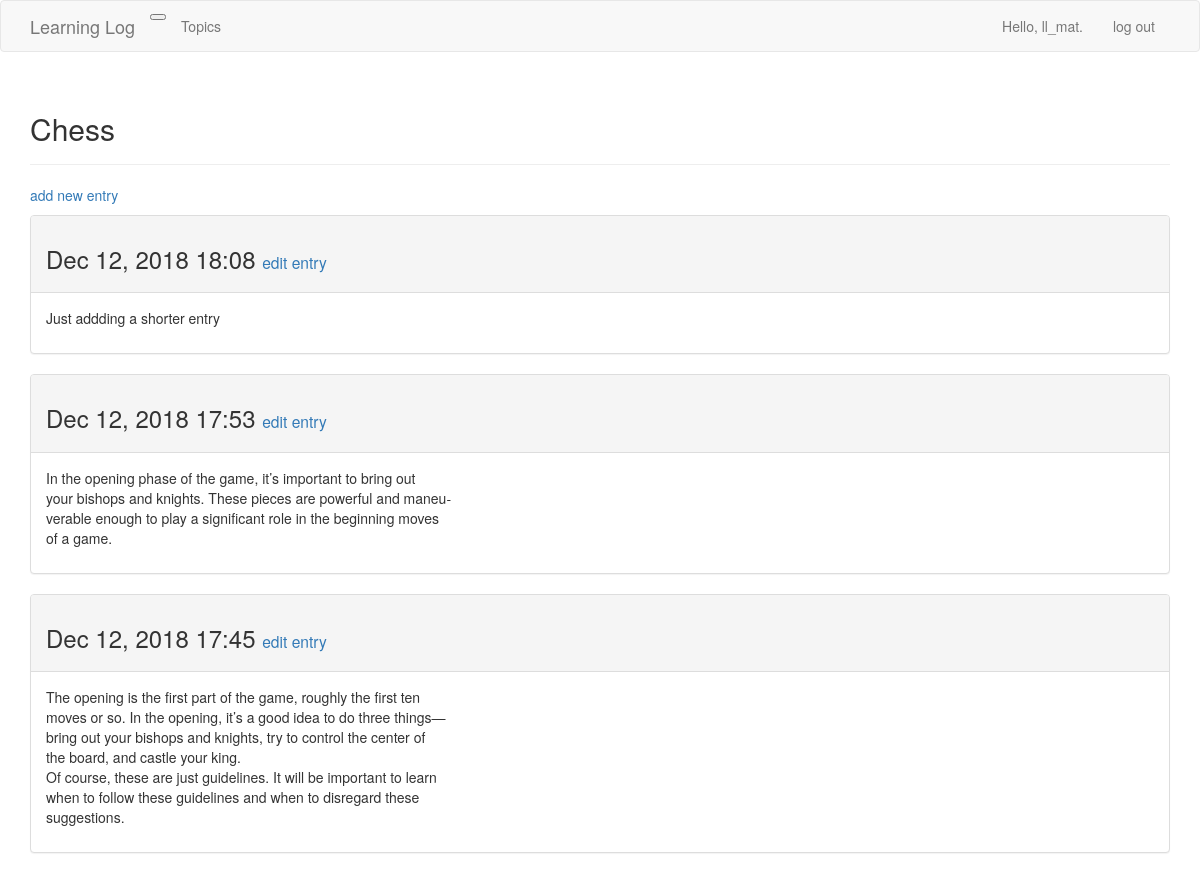
The page /topics/1/ (signed in) on the database as committed earlier.
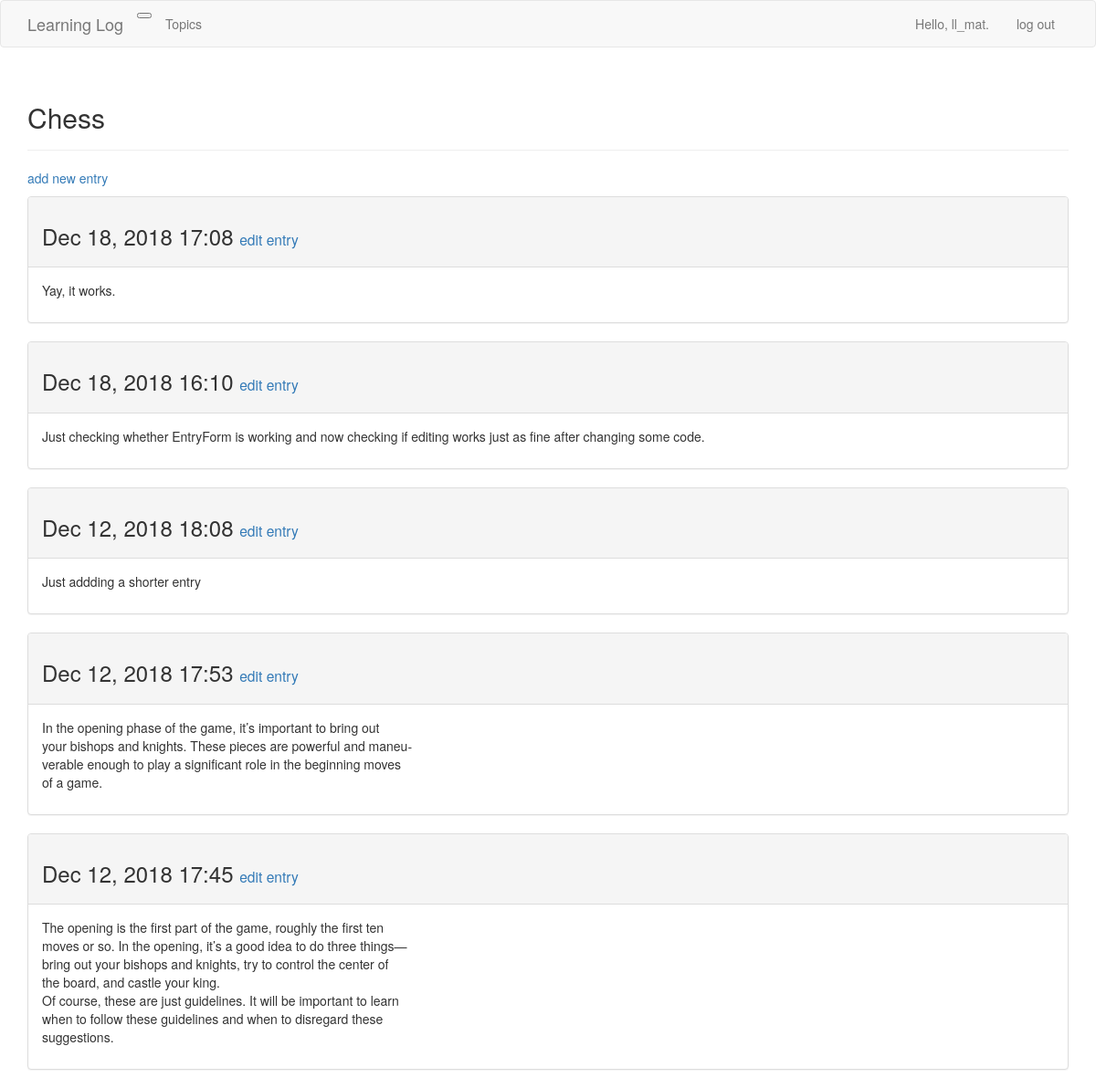
The same page on the database as committed later.
### learning_logs/models.py (models this page shows, shortened)
class Entry(models.Model):
    topic = models.ForeignKey(Topic, on_delete=models.PROTECT)
    text = models.TextField()
    date_added = models.DateTimeField(auto_now_add=True)
    class Meta:
        verbose_name_plural = 'entries'

### learning_logs/views.py (the view)
# urls.py: url(r'^topics/(?P<topic_id>\d+)/$', views.topic, name='topic'),
@login_required
def topic(request, topic_id):
    topic = Topic.objects.get(id=topic_id)
    if topic.owner != request.user:
        raise Http404
    entries = topic.entry_set.order_by('-date_added')
    context = {'topic' : topic, 'entries' : entries}
    return render(request, 'learning_logs/topic.html', context)

### learning_logs/models.py (called while the page is built)
    def __str__(self):
        return self.text

### learning_logs/templates/learning_logs/topic.html
{% extends 'learning_logs/base.html' %}
{% block header %}
  <h2>{{ topic }}</h2>
{% endblock header %}
{% block content %}
  <p>
    <a href="{% url 'learning_logs:new_entry' topic.id %}">add new entry</a>
  </p>
  {% for entry in entries %}
    <div class="panel panel-default">
      <div class="panel-heading">
        <h3>
          {{ entry.date_added|date:'M d, Y H:i' }}
          <small>
            <a href="{% url 'learning_logs:edit_entry' entry.id %}">
              edit entry</a>
          </small>
        </h3>
      </div>
      <div class="panel-body">
        {{ entry.text|linebreaks }}
      </div>
    </div>
  {% empty %}
    There are no entries for this topic yet.
  {% endfor %}
{% endblock content %}

Rows that differ between the two databases and show on the page:
added Entry: date_added "Dec 18, 2018 17:08", text "Yay, it works."
added Entry: date_added "Dec 18, 2018 16:10", text "Just checking whether EntryForm is working and now checking if editing works just as fine after changing some code."
